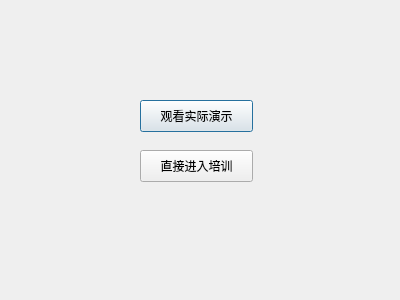
<?xml version="1.0" encoding="UTF-8"?>
<ui version="4.0">
 <class>chooseModeDialog</class>
 <widget class="QDialog" name="chooseModeDialog">
  <property name="geometry">
   <rect>
    <x>0</x>
    <y>0</y>
    <width>400</width>
    <height>300</height>
   </rect>
  </property>
  <property name="windowTitle">
   <string>选择培训方式</string>
  </property>
  <widget class="QPushButton" name="watchVideo_pushButton">
   <property name="geometry">
    <rect>
     <x>140</x>
     <y>100</y>
     <width>113</width>
     <height>32</height>
    </rect>
   </property>
   <property name="text">
    <string>观看实际演示</string>
   </property>
  </widget>
  <widget class="QPushButton" name="startTrain_pushButton">
   <property name="geometry">
    <rect>
     <x>140</x>
     <y>150</y>
     <width>113</width>
     <height>32</height>
    </rect>
   </property>
   <property name="text">
    <string>直接进入培训</string>
   </property>
  </widget>
 </widget>
 <resources/>
 <connections/>
</ui>
